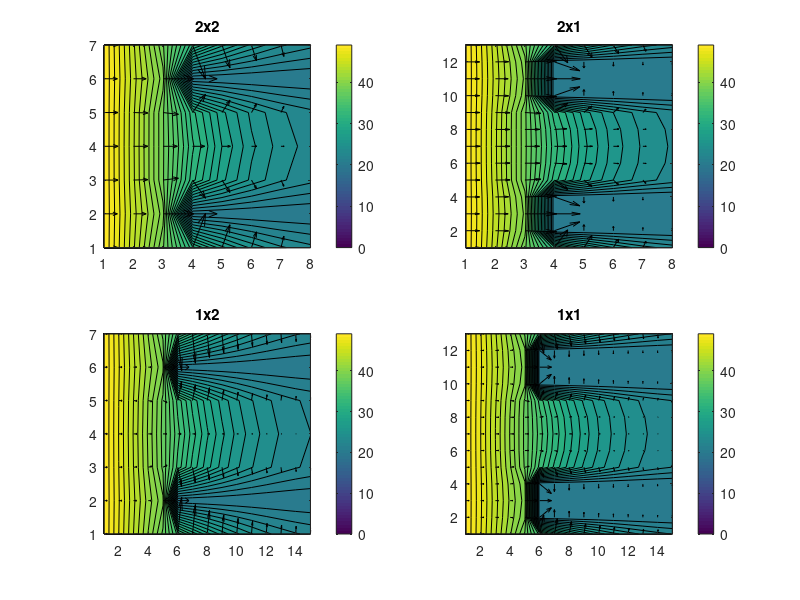

MATLAB code to generate this figure: (Note: this script raises an error after producing the figure.)
%Computer Project - Spring 2014
%Group 20

clear
clc

%Constant and Known
h=30;
k=3;
TempB=50;
TempInfinite=20;
length=0.14;
hight=0.12;

for meshCase=1:4
    switch meshCase
        case 1
            figureTitle='2x2';
            numberOfLength=8; %number of mesh index = total mesh number +1
            numberOfHight=7;
        case 2
            figureTitle='2x1';
            numberOfLength=8;
            numberOfHight=13;
        case 3
            figureTitle='1x2';
            numberOfLength=15;
            numberOfHight=7;
        case 4
            figureTitle='1x1';
            numberOfLength=15;
            numberOfHight=13;  
    end

    %get some useful coordinate
    topOfFin=1+(numberOfHight-1)/3;
    bottomOfFin=topOfFin+(numberOfHight-1)/3;
    edgeOfBase=1+(numberOfLength-1)*(4/14);

    dl=length/numberOfLength;   %delta length
    dh=hight/numberOfHight;     %delta hight

    %create a temp array and set all elements as temp of air
    T=TempInfinite*ones(numberOfHight,numberOfLength);

    %initial array Temp by boundary
    T(1:numberOfHight,1)=TempB;

    totalRecursiveTimes=1000;
    for times=1:totalRecursiveTimes

        %index i control Y axis,and index j control X axis
        for i=1:numberOfHight
            for j=2:numberOfLength  %j==1 is boundary(==50) , need not to calculate

                %Encapsulate Boolean
                isMiddle= ((j>1&&j<edgeOfBase)&&(i>1&&i<numberOfHight)) || ((j>=edgeOfBase&&j<numberOfLength)&&(i>topOfFin&&i<bottomOfFin));
                isHorizontalEdge= (i==topOfFin||i==bottomOfFin) && (j>edgeOfBase&&j<numberOfLength);
                isVerticalEdge= (j==edgeOfBase&&((i>1&&i<topOfFin)||(i>bottomOfFin&&i<numberOfHight)))||(j==numberOfLength&&(i>topOfFin&&i<bottomOfFin));
                isCorner= ((i==topOfFin||i==bottomOfFin)&&(j==edgeOfBase));
                isVertexOfFin= ((i==topOfFin||i==bottomOfFin)&&j==numberOfLength);
                isTopOfFin= (i==topOfFin);

                if isMiddle %middle
                T(i,j)=( k*(dl/dh)*(T(i-1,j)+T(i+1,j))+ k*(dh/dl)*(T(i,j-1)+T(i,j+1)))/(2*(k*dh/dl)+2*(k*dl/dh));

                elseif isHorizontalEdge %up and down edge of fin without corner				
                    if isTopOfFin
                    T(i,j)=((0.5*k*dh/dl)*(T(i,j+1)+T(i,j-1))+(k*dl/dh)*T(i+1,j)+h*dl*TempInfinite)/(k*dh/dl+k*dl/dh+h*dl);
                    else
                    T(i,j)=((0.5*k*dh/dl)*(T(i,j+1)+T(i,j-1))+(k*dl/dh)*T(i-1,j)+h*dl*TempInfinite)/(k*dh/dl+k*dl/dh+h*dl);
                    end

                elseif isVerticalEdge %left conduction right convection
                    T(i,j)=((k*dh/dl)*T(i,j-1)+(0.5*k*dl/dh)*(T(i+1,j)+T(i-1,j))+h*dh*TempInfinite)/(k*dh/dl+k*dl/dh+h*dh);

                elseif isCorner  %corner of base and fin
                    if isTopOfFin
                        T(i,j)=( (k*dh/dl)*(T(i,j-1)+0.5*T(i,j+1)) + (k*dl/dh)*(T(i+1,j)+0.5*T(i-1,j) ) + TempInfinite*h*(dh+dl)/2 ) / ( 1.5*k*(dl/dh+dh/dl) + (dl+dh)*h*0.5);
                    else
                        T(i,j)=( (k*dh/dl)*(T(i,j-1)+0.5*T(i,j+1)) + (k*dl/dh)*(T(i-1,j)+0.5*T(i+1,j) ) + TempInfinite*h*(dh+dl)/2 ) / ( 1.5*k*(dl/dh+dh/dl) + (dl+dh)*h*0.5);
                    end

                elseif isVertexOfFin %vertex of fin
                    if isTopOfFin
                        T(i,j)=(0.5*k*(dh/dl)*T(i,j-1)+0.5*k*(dl/dh)*T(i+1,j)+0.5*h*TempInfinite*(dh+dl))/(0.5*k*(dh/dl+dl/dh)+0.5*h*(dh+dl));
                    else
                        T(i,j)=(0.5*k*(dh/dl)*T(i,j-1)+0.5*k*(dl/dh)*T(i-1,j)+0.5*h*TempInfinite*(dh+dl))/(0.5*k*(dh/dl+dl/dh)+0.5*h*(dh+dl));
                    end
                end
            end
        end	

        %because Symmetry ,some mesh point will be the same
        for i=1:numberOfLength
            T(1,i)=T(bottomOfFin,i);
            T(numberOfHight,i)=T(topOfFin,i);
        end
    end

    %for debug
    %T

    %figure
    subplot(2,2,meshCase);
    contourf(T,30)
    axis([1 numberOfLength 1 numberOfHight]);
    shading flat;
    hold on;
    [a,b]=gradient(T);
    quiver(-a,-b,'k')
    colorbar
    title(figureTitle)
end

%calculate efficiency by eff.m
eff